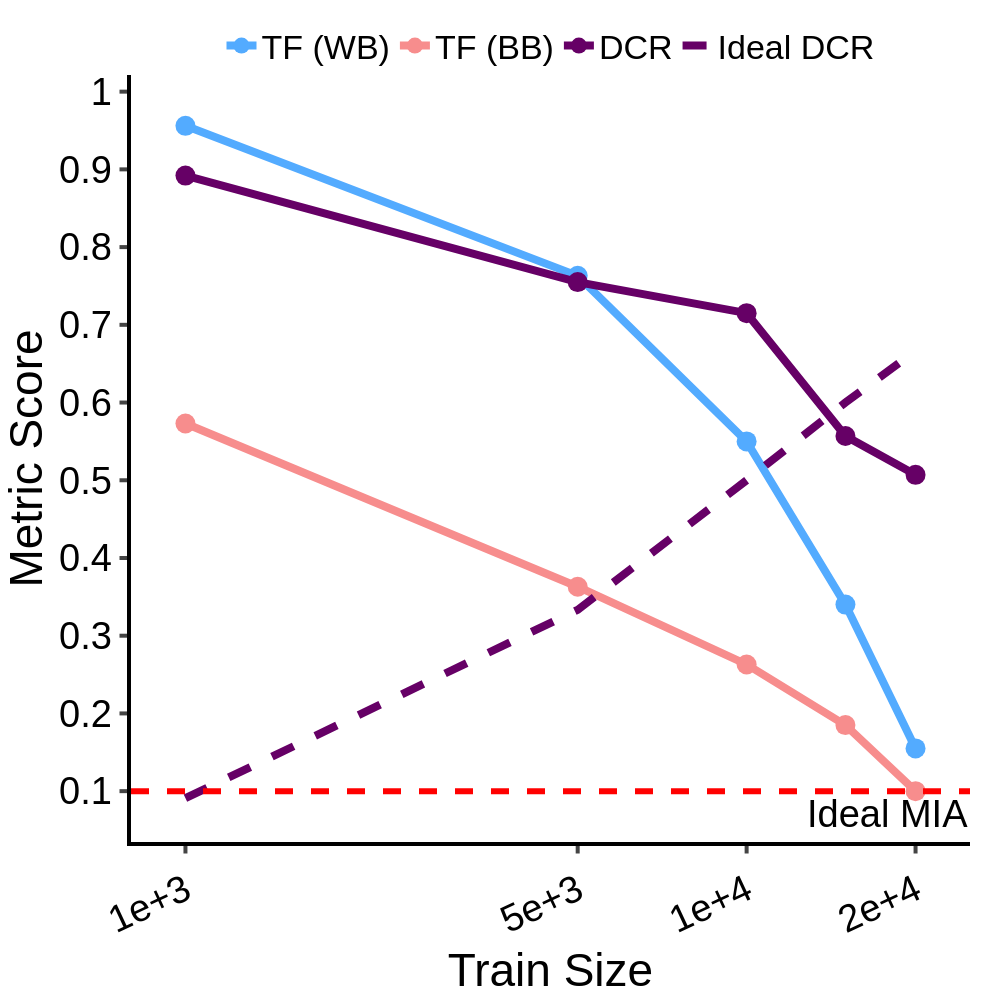

The code cell stored with this chart in its notebook:
### Code cell
df = {"Train Size": train_size, "TF (WB)": train_size_wb, "TF (BB)": train_size_bb, "DCR": train_size_dcr, "Ideal DCR": train_size_ideal_dcr}

fig = px.line(
    data_frame=df,
    x="Train Size",
    y=["TF (WB)", "TF (BB)", "DCR"],
    markers=True,

)
fig.add_trace(go.Scatter(x=df["Train Size"], y=df["Ideal DCR"], mode='lines', name='Ideal DCR'))
fig.data[0].line.color = "#53abff"
fig.data[1].line.color = "#f78d8d"
fig.data[2].line.color = "#660066"
fig.data[3].line.color = "#660066"
fig.data[3].line.dash = "dash"
fig.add_hline(y=0.1, line_dash="dash", line_color="red", annotation_text="Ideal MIA", annotation_position="bottom right", line_width=6)
fig.update_layout(
    xaxis=dict(
        tickmode='array',
        tickvals=[1e3, 5e3, 1e4, 2e4],
    ),
)
fig.update_xaxes(
    type="log", ticks="outside", tickwidth=4, ticklen=7.5, linewidth=4, linecolor="black", tickangle=-25, title_font_family="Helvetica", tickfont_family="Helvetica", tickfont_size=FONT_SIZE, tickformat=".1E",
)
fig.update_yaxes(
    ticks="outside", tickwidth=4, ticklen=7.5, linewidth=4, linecolor="black", title = "Metric Score", tickangle=0, title_font_family="Helvetica", tickfont_family="Helvetica", tickfont_size=FONT_SIZE,
)
fig.update_traces(marker=dict(size=20), line=dict(width=8))

customize_figure_layout(fig)
save_and_display_figure(fig, "diabetes_tf_dcr_train_size", plots_dir)

### Figure 1 — Plotly figure (JSON) as saved in the notebook; plotly's stock layout.template omitted (floating-point values rounded to 4 significant figures)
{"data": [{"hovertemplate": "variable=TF (WB)<br>Train Size=%{x}<br>value=%{y}<extra></extra>", "legendgroup": "TF (WB)", "line": {"color": "#53abff", "dash": "solid", "width": 8}, "marker": {"size": 20, "symbol": "circle"}, "mode": "lines+markers", "name": "TF (WB)", "orientation": "v", "showlegend": true, "type": "scatter", "x": [1000.0, 5000.0, 10000.0, 15000.0, 20000.0], "xaxis": "x", "y": [0.956, 0.763, 0.55, 0.34, 0.155], "yaxis": "y"}, {"hovertemplate": "variable=TF (BB)<br>Train Size=%{x}<br>value=%{y}<extra></extra>", "legendgroup": "TF (BB)", "line": {"color": "#f78d8d", "dash": "solid", "width": 8}, "marker": {"size": 20, "symbol": "circle"}, "mode": "lines+markers", "name": "TF (BB)", "orientation": "v", "showlegend": true, "type": "scatter", "x": [1000.0, 5000.0, 10000.0, 15000.0, 20000.0], "xaxis": "x", "y": [0.573, 0.363, 0.263, 0.185, 0.1], "yaxis": "y"}, {"hovertemplate": "variable=DCR<br>Train Size=%{x}<br>value=%{y}<extra></extra>", "legendgroup": "DCR", "line": {"color": "#660066", "dash": "solid", "width": 8}, "marker": {"size": 20, "symbol": "circle"}, "mode": "lines+markers", "name": "DCR", "orientation": "v", "showlegend": true, "type": "scatter", "x": [1000.0, 5000.0, 10000.0, 15000.0, 20000.0], "xaxis": "x", "y": [0.892, 0.755, 0.715, 0.5569, 0.507], "yaxis": "y"}, {"line": {"color": "#660066", "dash": "dash", "width": 8}, "marker": {"size": 20}, "mode": "lines", "name": "Ideal DCR", "type": "scatter", "x": [1000, 5000, 10000, 15000, 20000], "y": [0.09091, 0.3333, 0.5, 0.6, 0.6667]}], "layout": {"annotations": [{"showarrow": false, "text": "Ideal MIA", "x": 1, "xanchor": "right", "xref": "x domain", "y": 0.1, "yanchor": "top", "yref": "y"}], "font": {"color": "black", "family": "Helvetica", "size": 38}, "height": 1000, "legend": {"font": {"size": 34}, "orientation": "h", "title": {"font": {"family": "Helvetica"}, "text": ""}, "tracegroupgap": 0, "valign": "top", "x": 0.5, "xanchor": "center", "y": 1, "yanchor": "bottom"}, "margin": {"b": 25, "l": 30, "r": 30, "t": 75}, "plot_bgcolor": "white", "shapes": [{"line": {"color": "red", "dash": "dash", "width": 6}, "type": "line", "x0": 0, "x1": 1, "xref": "x domain", "y0": 0.1, "y1": 0.1, "yref": "y"}], "title": {"font": {"family": "Helvetica"}, "x": 0.5, "y": 0.975}, "width": 1000, "xaxis": {"anchor": "y", "domain": [0, 1], "linecolor": "black", "linewidth": 4, "tickangle": -25, "tickfont": {"family": "Helvetica", "size": 38}, "tickformat": ".1E", "ticklen": 7.5, "tickmode": "array", "ticks": "outside", "tickvals": [1000, 5000, 10000, 20000], "tickwidth": 4, "title": {"font": {"family": "Helvetica"}, "text": "Train Size"}, "type": "log"}, "yaxis": {"anchor": "x", "domain": [0, 1], "linecolor": "black", "linewidth": 4, "tickangle": 0, "tickfont": {"family": "Helvetica", "size": 38}, "ticklen": 7.5, "ticks": "outside", "tickwidth": 4, "title": {"font": {"family": "Helvetica"}, "text": "Metric Score"}}}}
